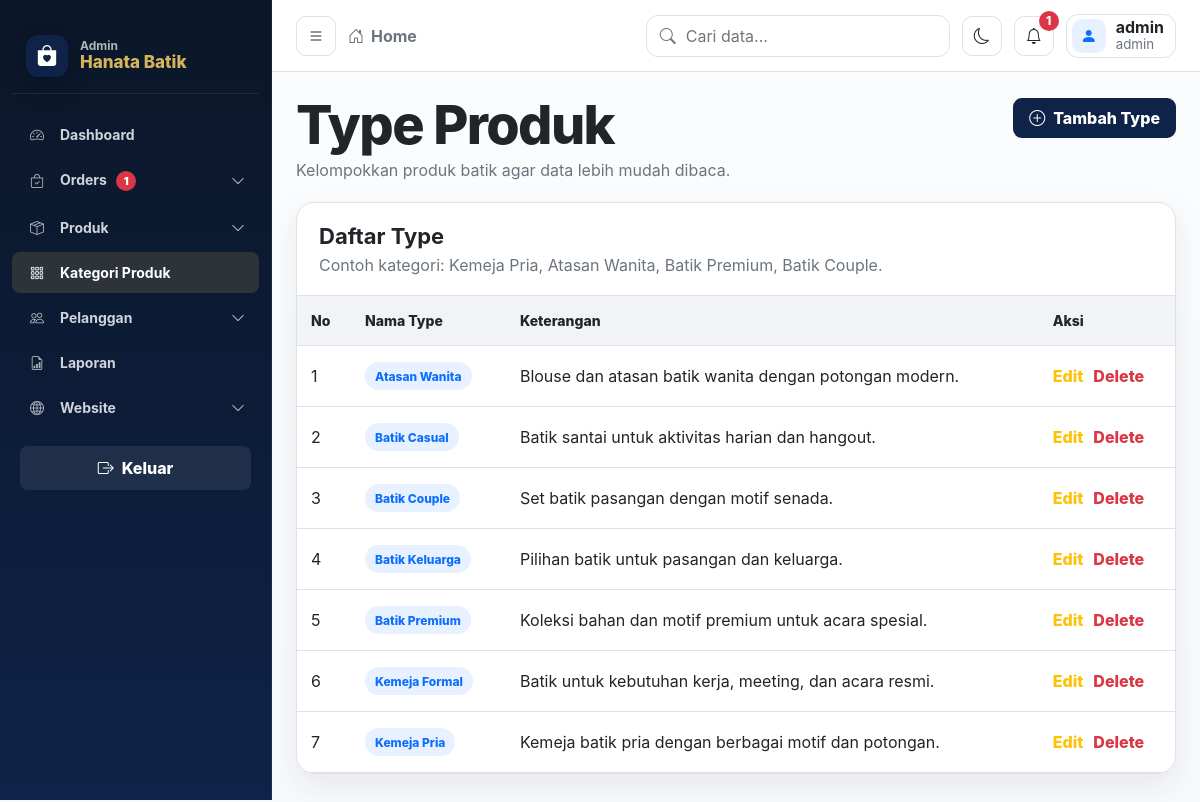
The app's page /admin/index.php?menu=type (signed in) with its own data.
### tables this page shows
CREATE TABLE `type` (
    `id_type` INT NOT NULL AUTO_INCREMENT,
    `nm_type` VARCHAR(80) NOT NULL,
    `ket` VARCHAR(255) NOT NULL,
    PRIMARY KEY (`id_type`),
    UNIQUE KEY `uk_type_name` (`nm_type`)
);

### admin/data/type.php (the view, shortened to what this page needs)
<?php
$qType = mysqli_query($conn, "SELECT * FROM `type` ORDER BY nm_type");
?>
<div class="page-head">
    <div>
        <h1>Type Produk</h1>
        <p>Kelompokkan produk batik agar data lebih mudah dibaca.</p>
    </div>
    <a class="btn btn-primary" href="index.php?menu=type&act=tambah"><i class="bi bi-plus-circle"></i> Tambah Type</a>
</div>
<div class="table-card">
    <div class="table-header">
        <div>
            <h2>Daftar Type</h2>
            <p>Contoh kategori: Kemeja Pria, Atasan Wanita, Batik Premium, Batik Couple.</p>
        </div>
    </div>
    <div class="table-wrap">
        <table class="data-table">
            <thead>
                <tr>
                    <th>No</th>
                    <th>Nama Type</th>
                    <th>Keterangan</th>
                    <th>Aksi</th>
                </tr>
            </thead>
            <tbody>
            <?php if ($qType && mysqli_num_rows($qType) > 0): $no = 1; ?>
                <?php while ($r = mysqli_fetch_assoc($qType)): ?>
                    <tr class="data-row">
                        <td><?php echo $no++; ?></td>
                        <td><span class="badge-type"><?php echo e($r['nm_type']); ?></span></td>
                        <td><?php echo e($r['ket']); ?></td>
                        <td>
                            <div class="actions">
                                <a class="btn-edit" href="index.php?menu=type&act=ubah&id_type=<?php echo e($r['id_type']); ?>">Edit</a>
                                <a class="btn-delete" href="index.php?menu=type&act=hapus&id_type=<?php echo e($r['id_type']); ?>">Delete</a>
                            </div>
                        </td>
                    </tr>
                <?php endwhile; ?>
            <?php else: ?>
                <tr><td colspan="4" class="empty-state">Belum ada data type.</td></tr>
            <?php endif; ?>
            </tbody>
        </table>
    </div>
</div>

### admin/css/style.css (style rules this page uses)
:root { --bg: #f8f9fc; --bg-soft: #f1f3f6; --sidebar: #343a40; --sidebar-2: #2f353b; --sidebar-hover: #454d55; --accent: #0d6efd; --accent-soft: #e8f1ff; --card: #ffffff; --line: #dee2e6; --text: #212529; --muted: #6c757d; --danger: #dc3545; --success: #198754; --warning: #ffc107; --shadow: 0 12px 30px rgba(33, 37, 41, .08); --radius-lg: 18px; --radius-md: 12px; --radius-sm: 8px; }
* { box-sizing: border-box; }
html { scroll-behavior: smooth; }
body { margin: 0; min-height: 100vh; font-family: Inter, "Segoe UI", Arial, sans-serif; background: linear-gradient(180deg, #fbfcfe 0%, var(--bg) 100%); color: var(--text); }
a { color: inherit; text-decoration: none; }
.page-head, .dashboard-title { display: flex; align-items: flex-start; justify-content: space-between; gap: 18px; margin-bottom: 22px; }
.page-head h1, .dashboard-title h1 { margin: 0; color: var(--text); font-size: clamp(30px, 4.5vw, 54px); line-height: 1; letter-spacing: -.03em; font-weight: 800; }
.page-head p, .dashboard-title p { margin: 8px 0 0; color: var(--muted); font-size: 16px; }
.btn, .btn-primary, .btn-secondary, .btn-danger, .btn-soft, input[type=submit], button[type=submit] { display: inline-flex; align-items: center; justify-content: center; gap: 8px; min-height: 40px; padding: 9px 15px; border-radius: 9px; border: 1px solid transparent; cursor: pointer; font-weight: 800; transition: .16s ease; white-space: nowrap; }
.btn-primary, input[type=submit], button[type=submit] { background: var(--accent); color: #fff; }
.btn-edit { color: var(--warning); font-weight: 800; }
.btn-delete { color: var(--danger); font-weight: 800; }
.card, .panel, .info-card, .table-card, .form-card { background: var(--card); border: 1px solid var(--line); border-radius: var(--radius-lg); box-shadow: var(--shadow); }
.table-card { overflow: hidden; }
.table-header { display:flex; align-items:center; justify-content:space-between; gap:14px; padding:20px 22px; border-bottom:1px solid var(--line); }
.table-header h2 { margin:0; font-size:22px; }
.table-header p { margin:6px 0 0; color:var(--muted); }
.table-wrap { overflow-x:auto; }
.data-table, .simple-table, .table { width:100%; border-collapse:collapse; min-width:760px; }
.data-table th, .data-table td, .simple-table th, .simple-table td, .table th, .table td { padding:16px 14px; text-align:left; border-bottom:1px solid var(--line); vertical-align:middle; }
.data-table th, .simple-table th, .table th { color:var(--text); font-size:14px; font-weight:800; background:var(--bg-soft); }
.badge-type, .badge-status { display:inline-flex; align-items:center; min-height:28px; padding:5px 10px; border-radius:999px; background:var(--accent-soft); color:var(--accent); font-size:12px; font-weight:800; }
.actions { display:flex; gap:10px; flex-wrap:wrap; }
:root { --hn-navy:#0e2347;--hn-gold:#d7b45a;--hn-black:#111; }
.btn-primary,.btn-process { background:var(--hn-navy)!important }
body { --hn-gold:#d7b45a;--hn-navy:#0e2347 }

### records on screen
type: nm_type "Atasan Wanita", ket "Blouse dan atasan batik wanita dengan potongan modern."
type: nm_type "Batik Casual", ket "Batik santai untuk aktivitas harian dan hangout."
type: nm_type "Batik Couple", ket "Set batik pasangan dengan motif senada."
type: nm_type "Batik Keluarga", ket "Pilihan batik untuk pasangan dan keluarga."
type: nm_type "Batik Premium", ket "Koleksi bahan dan motif premium untuk acara spesial."
type: nm_type "Kemeja Formal", ket "Batik untuk kebutuhan kerja, meeting, dan acara resmi."
type: nm_type "Kemeja Pria", ket "Kemeja batik pria dengan berbagai motif dan potongan."

### other values on screen
$pendingOrders "1"
$notifTotal "1"
$namaLogin "admin"
$levelLogin "admin"
